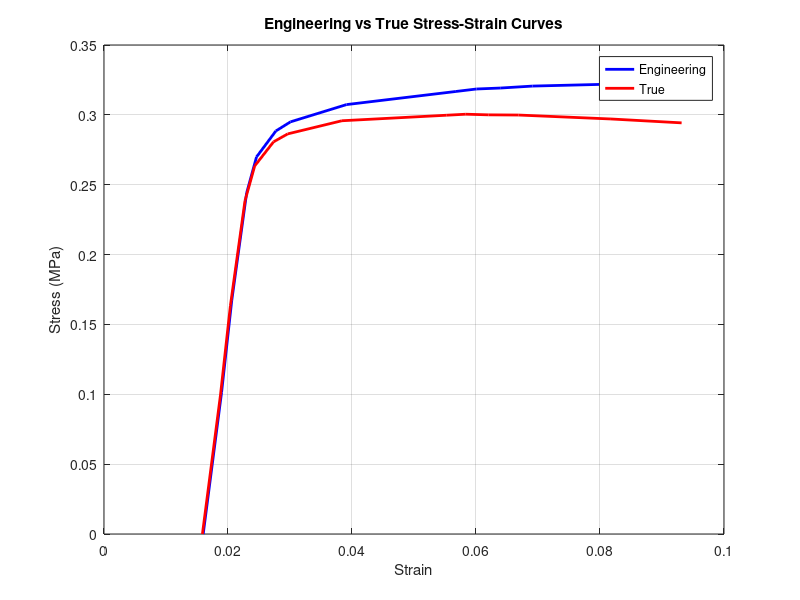

Recreate this plot in MATLAB. (Note: this script raises an error after producing the figure.)
% Input data
F=[0,13.031,21.485,31.3963,34.727,37.119,37.960,39.550,40.758,40.986,41.076,41.255,41.481,41.564];
L=[25.400,25.474,25.515,25.575,25.615,25.693,25.752,25.978,26.419,26.502,26.600,26.728,27.130,27.441];

% Initial parameters
L0=25;
r=6.4/1000; % convert mm to m
A0=pi*r^2;

% Calculate engineering stress and strain
eng_strain=(L-L0)/L0;
eng_stress=F/A0/1e6; % Convert N/m^2 to MPa

% Calculate true stress and strain
true_strain=log(L/L0);
true_stress=F.*L0./(A0*L)/1e6; % Convert N/m^2 to MPa

% Plot the curves

fig = figure ;

plot(eng_strain,eng_stress,'b-', 'Linewidth',2);
hold on;
plot(true_strain,true_stress,'r-', 'Linewidth',2);
xlabel('Strain');
ylabel('Stress (MPa)');
title('Engineering vs True Stress-Strain Curves');
legend('Engineering','True', 'Location', 'best');
grid on;
hold off;
ax = gca;

fig.Color='w';

ax.XGrid='on';
ax.YGrid='on';
ax.XMinorGrid='on';
ax.YMinorGrid='on';
ax.XMinorTick='on';
ax.YMinorTick='on';

ax.TickDir='out';
ax.FontName='Calibri';
ax.FontSize=12;

% Save as png to print
print('-dpng','-r300','stressvstran.png')